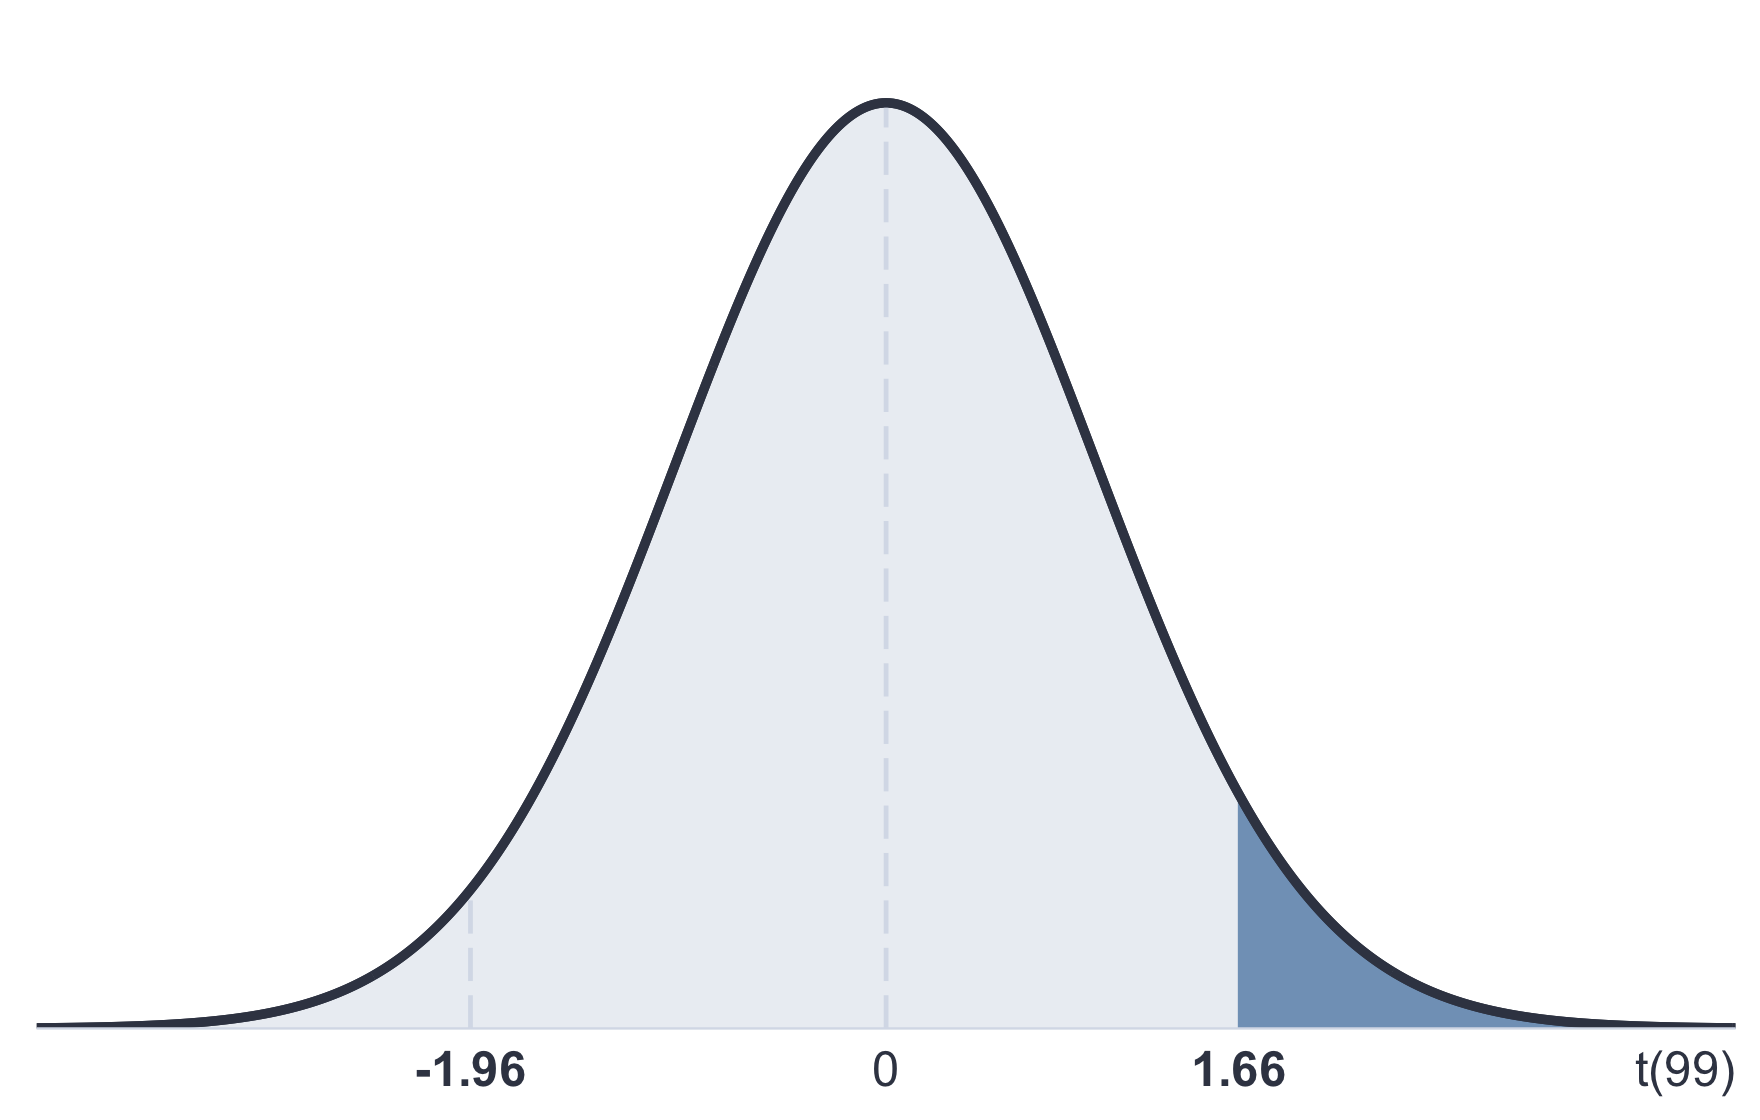

The script that saved this image:
library(here)
library(ggdist)
library(ggplot2)
library(styler)
library(tibble)
library(svglite)
library(haven)

n <- 100
df <- n - 1
alpha <- 0.05
mu <- 40
quantile <- qt(1 - alpha, df)

data <- read_sav("data.sav")
mean(data$Idade)
sd(data$Idade)

t_test <- t.test(
  data$Idade,
  conf.level = 1 - alpha,
  alternative = "less",
  mu = mu
)

# ~ -1.956816
statistic <- unname(t_test[["statistic"]])
statistic

dist_df <- tribble(
  ~dist, ~df,
  "t", df
)

x_axis_labels <- c(
  # -4,
  statistic,
  0,
  quantile
  # 4
)
names(x_axis_labels) <- c(
  # "-4",
  toString(round(statistic, 2)),
  "0",
  toString(round(quantile, 2))
  # "4"
)
x_axis_labels

x_axis_face <- c(
  # "plain",
  "bold",
  "plain",
  "bold"
  # "plain"
)

# More info:
# - https://mjskay.github.io/ggdist/reference/stat_dist_slabinterval.html
# - https://www.nordtheme.com/docs/colors-and-palettes
dist_df %>%
  # y = "" or y = 0
  ggplot(aes(dist = dist, arg1 = df)) +
  # Probability density function (pdf)
  stat_dist_slab(
    aes(fill = stat(x > quantile)),
    show.legend = FALSE,
    slab_type = "pdf",
    orientation = "horizontal",
    # fill = NA,
    color = "#3B4252",
    normalize = "all", # The maximum height across all data is 1.
    # normalize = "none"
  ) +
  geom_segment(
    aes(
      x = 0,
      y = 0,
      xend = 0,
      yend = 0.9
    ),
    color = "#D8DEE9",
    # linetype = "dotdash"
    linetype = "longdash"
  ) +
  geom_segment(
    aes(
      x = statistic,
      y = 0,
      xend = statistic,
      yend = (dt(statistic, 99) * 0.9) / dt(0, 99)
    ),
    color = "#D8DEE9",
    # linetype = "dotdash"
    linetype = "longdash"
  ) +
  scale_fill_manual(values = c("#ECEFF4", "#81A1C1")) +
  scale_x_continuous(
    breaks = x_axis_labels,
    limits = c(-4, 4),
  ) +
  coord_cartesian(expand = FALSE) +
  # xlim(-4, 4) +
  theme_ggdist() +
  theme(
    axis.title.y = element_blank(),
    axis.text.y = element_blank(),
    axis.ticks.y = element_blank(),
    axis.line.y = element_blank(),
    axis.title.x = element_blank(),
    axis.line.x = element_line(color = "#D8DEE9"),
    axis.ticks.x = element_line(color = "#D8DEE9"),
    axis.text.x = element_text(
      color = "#3B4252",
      size = 11,
      face = x_axis_face,
      hjust = 0.5
    ),
  )

device <- "svg"
# device <- "png"

ggsave(
  here(paste0("student_t_dist.", device)),
  dpi = 320,
  width = 5.5,
  height = 3.5,
  units = "in",
  device = device
)
